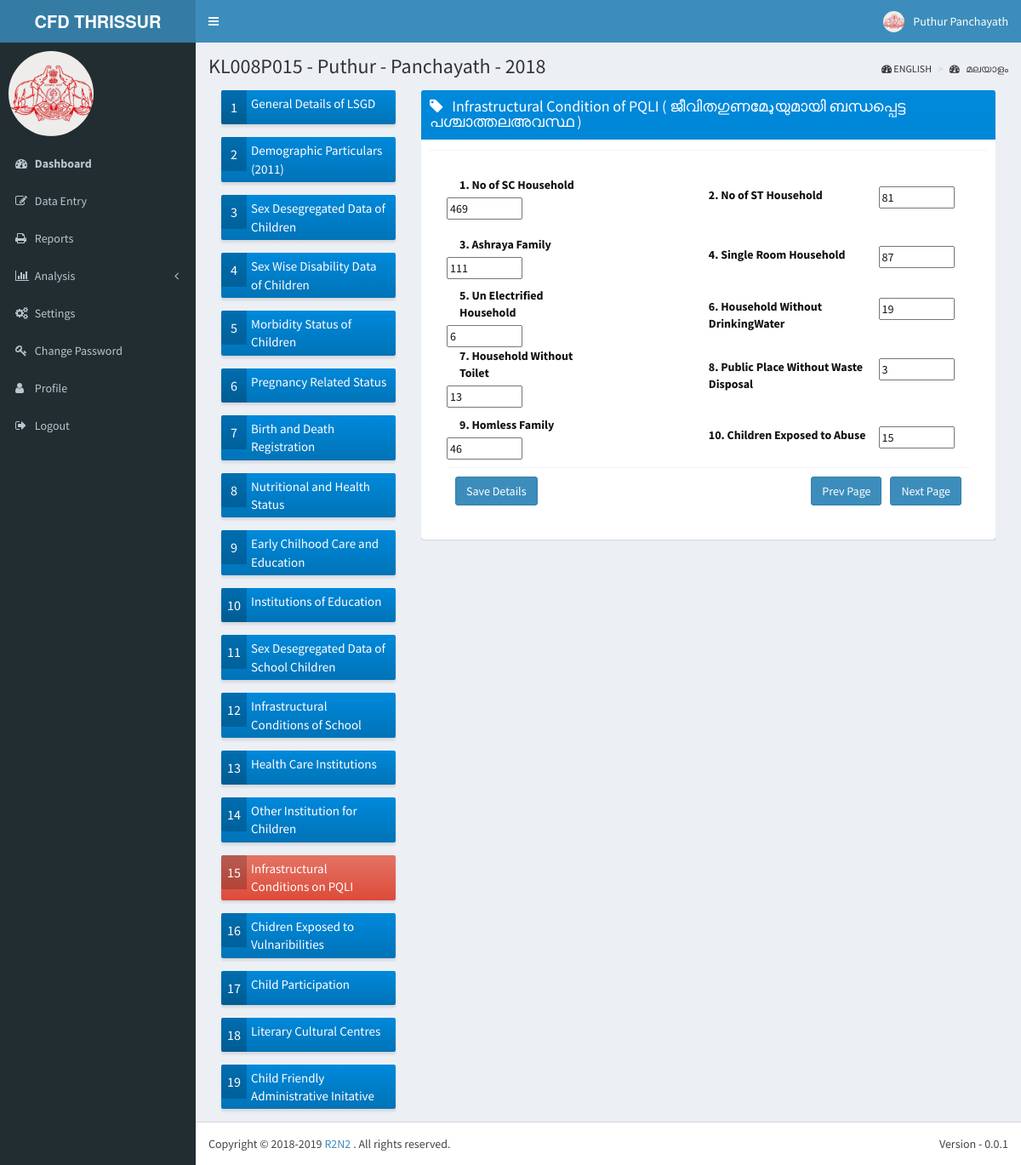
Screenshot of /data/icop/ (signed in) with the database file from the repository.
### lsgd/models.py (models this page shows)
class Lsgd(models.Model):
    lsgd_code = models.CharField(max_length = 15, unique = True, primary_key = True)
    lsgd_name = models.CharField(max_length = 100, unique = True)
    lsgd_type = models.CharField(max_length = 15)
    lsgd_district = models.ForeignKey('District', on_delete = models.SET_NULL, null=True)
    lsgd_taluk = models.ForeignKey('Taluk', on_delete = models.SET_NULL, null = True)
    lsgd_block = models.ForeignKey('Block', on_delete = models.SET_NULL, null = True)
    lsgd_assembly = models.ForeignKey('Assembly', on_delete = models.SET_NULL, null = True)
    lsgd_parliament = models.ForeignKey('Parliament', on_delete = models.SET_NULL, null = True)

### qbnk/models.py (models this page shows)
class QuestionBank(models.Model):
    question_code = models.CharField(max_length = 10, unique = True, primary_key = True)
    question_text = models.CharField(max_length = 500)
    question_text_m = models.CharField(max_length = 500)
    question_type = models.CharField(max_length = 10)
    question_options = models.CharField(max_length = 200, blank=True)

### data/models.py (models this page shows)
class D015(models.Model):
	lsgd_code_and_year = models.CharField(max_length = 20, unique = True, primary_key = True)
	No_of_SC_Household = models.IntegerField(null = True)
	No_of_ST_Household = models.IntegerField(null = True)
	Ashraya_Family = models.IntegerField(null = True)
	Single_Room_Household = models.IntegerField(null = True)
	Un_Electrified_Household = models.IntegerField(null = True)
	Household_Without_DrinkingWater = models.IntegerField(null = True)
	Household_Without_Toilet = models.IntegerField(null = True)
	Public_Place_Without_Waste_Disposal = models.IntegerField(null = True)
	Homless_Family = models.IntegerField(null = True)
	Children_Exposed_to_Abuse = models.IntegerField(null = True)

### data/views.py (the view)
def icop_page(request):
    data_entry_year = 2018
    current_user = request.user
    lsgd_code = current_user.profile.user_lsgd
    district_code = lsgd_code[:5]
    questions_queryset =  QuestionBank.objects.filter(question_code__startswith = "Q015").values().order_by('question_code')
    lsgd_selected = Lsgd.objects.filter(lsgd_code = lsgd_code)
    reqd_data = lsgd_code + str(data_entry_year)
    current_answerset = D015.objects.filter(lsgd_code_and_year = reqd_data )
    if request.method == 'POST':
        data_form015 = F015(request.POST)
        data015 = D015()
        print(request.POST)
        if data_form015.is_valid():
            data015.lsgd_code_and_year = lsgd_code + str(data_entry_year)
            data015.No_of_SC_Household = data_form015.cleaned_data['No_of_SC_Household']
            data015.No_of_ST_Household = data_form015.cleaned_data['No_of_ST_Household']
            data015.Ashraya_Family = data_form015.cleaned_data['Ashraya_Family']
            data015.Single_Room_Household = data_form015.cleaned_data['Single_Room_Household']
            data015.Un_Electrified_Household = data_form015.cleaned_data['Un_Electrified_Household']
            data015.Household_Without_DrinkingWater = data_form015.cleaned_data['Household_Without_DrinkingWater']
            data015.Household_Without_Toilet = data_form015.cleaned_data['Household_Without_Toilet']
            data015.Public_Place_Without_Waste_Disposal = data_form015.cleaned_data['Public_Place_Without_Waste_Disposal']
            data015.Homless_Family = data_form015.cleaned_data['Homless_Family']
            data015.Children_Exposed_to_Abuse = data_form015.cleaned_data['Children_Exposed_to_Abuse']
            data015.save()
        else:
            print('Form not valid')
        if 'next_page' in request.POST:
            print("Next page clicked")
            return redirect('/data/cetv/')
        elif 'prev_page' in request.POST:
            print("Prev page clicked")
            return redirect('/data/oifc/')
        else:
            print("Save details clicked")
    else:
        print("Not a POST request")
    if (current_user.profile.user_lang == 0):
        return render(request, 'data/15icop.html', {'questions': questions_queryset, 'lsgd_selected': lsgd_selected, 'data_entry_year': data_entry_year, \
                            'current_user': current_user, 'answers': current_answerset})
    else:
        return render(request, 'data/15icopm.html', {'questions': questions_queryset, 'lsgd_selected': lsgd_selected, 'data_entry_year': data_entry_year, \
                            'current_user': current_user, 'answers': current_answerset})

### data/templates/data/15icop.html (shortened to what this page needs)
{% extends 'r2n2/base.html' %}
{% block userinfo %}
          <li class="dropdown user user-menu">
            <a href="#" class="dropdown-toggle" data-toggle="dropdown">
              <img src="/static/dist/img/user2-160x160.jpg" class="user-image" alt="User Image">
              <span class="hidden-xs">{{ current_user.first_name}} {{ current_user.last_name}}</span>
            </a>
          </li>
{% endblock %}
{% block content_header %}
	<section class="content-header">
	<h1>
		{{ lsgd_selected.0.lsgd_code }} -
        {{ lsgd_selected.0.lsgd_name }} -
        {{ lsgd_selected.0.lsgd_type }} -
		{{ data_entry_year }}
    </h1>
	<ol class="breadcrumb">
        <li><i class="fa fa-dashboard"></i> ENGLISH</li>
        <li><a href="#"><i class="fa fa-dashboard"></i> മലയാളം </a></li>
     </ol>
    </section>
{% endblock %}
{% block content %}
<section class="content">
<section class="col-lg-3 col-md-3">
<div class="row">
  <div class="col-md-12 col-sm-6 col-xs-12">
    <a href=""> <div class="info-box bg-blue-gradient">
      <span class="info-box-icon">1</span>
      <div class="info-box-content">
        <span class="info-box-number">General Details of LSGD </span>
      </div>
    </div>
  </div></a>
</div>
<div class="row">
  <div class="col-md-12 col-sm-6 col-xs-12">
    <a href="/data/demp"> <div class="info-box bg-blue-gradient">
      <span class="info-box-icon">2</span>
      <div class="info-box-content">
        <span class="info-box-number">Demographic Particulars (2011) </span>
      </div>
    </div>
  </div></a>
</div>
<div class="row">
  <div class="col-md-12 col-sm-6 col-xs-12">
    <a href="/data/sddc/"> <div class="info-box bg-blue-gradient">
      <span class="info-box-icon">3</span>
      <div class="info-box-content">
        <span class="info-box-number">Sex Desegregated Data of Children</span>
      </div>
    </div>
  </div></a>
</div>
<div class="row">
  <div class="col-md-12 col-sm-6 col-xs-12">
    <a href="/data/swdd/"> <div class="info-box bg-blue-gradient">
      <span class="info-box-icon">4</span>
      <div class="info-box-content">
        <span class="info-box-number">Sex Wise Disability Data of Children </span>
      </div>
    </div>
  </div></a>
</div>
<div class="row">
  <div class="col-md-12 col-sm-6 col-xs-12">
    <a href="/data/msc/"> <div class="info-box bg-blue-gradient">
      <span class="info-box-icon">5</span>
      <div class="info-box-content">
        <span class="info-box-number">Morbidity Status of Children </span>
      </div>
    </div>
  </div></a>
</div>
<div class="row">
  <div class="col-md-12 col-sm-6 col-xs-12">
    <a href="/data/prs/"> <div class="info-box bg-blue-gradient">
      <span class="info-box-icon">6</span>
      <div class="info-box-content">
        <span class="info-box-number">Pregnancy Related Status</span>
      </div>
    </div>
  </div></a>
</div>
<div class="row">
  <div class="col-md-12 col-sm-6 col-xs-12">
    <a href="/data/bdr/"> <div class="info-box bg-blue-gradient">
      <span class="info-box-icon">7</span>
      <div class="info-box-content">
        <span class="info-box-number">Birth and Death Registration </span>
      </div>
    </div>
  </div></a>
</div>
<div class="row">
  <div class="col-md-12 col-sm-6 col-xs-12">
    <a href="/data/nhs/"> <div class="info-box bg-blue-gradient">
      <span class="info-box-icon">8</span>
      <div class="info-box-content">
        <span class="info-box-number">Nutritional and Health Status </span>
      </div>
    </div>
  </div></a>
</div>
<div class="row">
  <div class="col-md-12 col-sm-6 col-xs-12">
    <a href="/data/ecce/"> <div class="info-box bg-blue-gradient">
      <span class="info-box-icon">9</span>
      <div class="info-box-content">
        <span class="info-box-number">Early Chilhood Care and Education</span>
      </div>
    </div>
  </div></a>
</div>
<div class="row">
  <div class="col-md-12 col-sm-6 col-xs-12">
    <a href="/data/ioe/"> <div class="info-box bg-blue-gradient">
      <span class="info-box-icon">10</span>
      <div class="info-box-content">
        <span class="info-box-number">Institutions of Education</span>
      </div>
    </div>
  </div></a>
</div>
<div class="row">
  <div class="col-md-12 col-sm-6 col-xs-12">
    <a href="/data/sddosc/"> <div class="info-box bg-blue-gradient">
      <span class="info-box-icon">11</span>
      <div class="info-box-content">
        <span class="info-box-number">Sex Desegregated Data of School Children</span>
      </div>
    </div>
  </div></a>
</div>
<div class="row">
  <div class="col-md-12 col-sm-6 col-xs-12">
    <a href="/data/icos"> <div class="info-box bg-blue-gradient">
      <span class="info-box-icon">12</span>
      <div class="info-box-content">
        <span class="info-box-number">Infrastructural Conditions of School</span>
      </div>
    </div>
  </div></a>
</div>
<div class="row">
  <div class="col-md-12 col-sm-6 col-xs-12">
    <a href="/data/hci/"> <div class="info-box bg-blue-gradient">
      <span class="info-box-icon">13</span>
      <div class="info-box-content">
        <span class="info-box-number">Health Care Institutions</span>
      </div>
    </div>
  </div></a>
</div>
<div class="row">
  <div class="col-md-12 col-sm-6 col-xs-12">
    <a href="/data/oifc/"> <div class="info-box bg-blue-gradient">
      <span class="info-box-icon">14</span>
      <div class="info-box-content">
        <span class="info-box-number">Other  Institution for Children</span>
      </div>
    </div>
  </div></a>
</div>
<div class="row">
  <div class="col-md-12 col-sm-6 col-xs-12">
    <a href="#"> <div class="info-box bg-red-gradient">
      <span class="info-box-icon">15</span>
      <div class="info-box-content">
        <span class="info-box-number">Infrastructural Conditions on PQLI</span>
      </div>
    </div>
  </div></a>
</div>
<div class="row">
  <div class="col-md-12 col-sm-6 col-xs-12">
    <a href="/data/cetv/"> <div class="info-box bg-blue-gradient">
      <span class="info-box-icon">16</span>
      <div class="info-box-content">
        <span class="info-box-number">Chidren Exposed to Vulnaribilities</span>
      </div>
    </div>
  </div></a>
</div>
<div class="row">
  <div class="col-md-12 col-sm-6 col-xs-12">
    <a href="/data/cp/"> <div class="info-box bg-blue-gradient">
      <span class="info-box-icon">17</span>
      <div class="info-box-content">
        <span class="info-box-number">Child Participation</span>
      </div>
    </div>
  </div></a>
</div>
<div class="row">
  <div class="col-md-12 col-sm-6 col-xs-12">
    <a href="/data/lcc/"> <div class="info-box bg-blue-gradient">
      <span class="info-box-icon">18</span>
      <div class="info-box-content">
        <span class="info-box-number">Literary Cultural Centres</span>
      </div>
    </div>
  </div></a>
</div>
<div class="row">
  <div class="col-md-12 col-sm-6 col-xs-12">
    <a href="/data/cfai/"> <div class="info-box bg-blue-gradient">
      <span class="info-box-icon">19</span>
      <div class="info-box-content">
        <span class="info-box-number">Child Friendly Administrative Initative</span>
      </div>
    </div>
  </div></a>
</div>
</section>
<section class="col-lg-9 col-md-9">
          <div class="box box-solid bg-blue-gradient">
            <div class="box-header with-border">
              <h3 class="box-title"><i class="fa fa-tag"></i> &nbsp; Infrastructural Condition of PQLI ( ജീവിതഗുണമേډയുമായി ബന്ധപ്പെട്ട പശ്ചാത്തലഅവസ്ഥ    )</h3>
			</div>
			<div class="box-footer text-black">
			<form class="form-horizontal" method="post">
      <div class="box-footer text-black">
      <div class="box-body">
			<table border=0px width=100%>
          <tr height=70px><td>
              <label for="No_of_SC_Household" class="col-sm-8">1. {{ questions.0.question_text }}</label>
              <input id="No_of_SC_Household" name="No_of_SC_Household" type="text" size="7" value="{{ answers.0.No_of_SC_Household}}"></td>
              <td> <label for="inputEmail3" class="col-sm-8"></label> </td>
              <td><label for="No_of_ST_Household" class="col-sm-8">2. {{ questions.1.question_text }}</label>
              <input id="No_of_ST_Household" name="No_of_ST_Household" type="text" size="7" value="{{ answers.0.No_of_ST_Household}}"></td></td></tr>
              <tr height=70px><td>
              <label for="Ashraya_Family" class="col-sm-8">3. {{ questions.2.question_text }}</label>
              <input id="Ashraya_Family" name="Ashraya_Family" type="text" size="7" value="{{ answers.0.Ashraya_Family}}"></td>
              <td> <label for="inputEmail3" class="col-sm-8"></label> </td>
              <td><label for="Single_Room_Household" class="col-sm-8">4. {{ questions.3.question_text }}</label>
              <input id="Single_Room_Household" name="Single_Room_Household" type="text" size="7" value="{{ answers.0.Single_Room_Household}}"></td></td></tr>
              <tr height=70px><td>
              <label for="Un_Electrified_Household" class="col-sm-8">5. {{ questions.4.question_text }}</label>
              <input id="Un_Electrified_Household" name="Un_Electrified_Household" type="text" size="7" value="{{ answers.0.Un_Electrified_Household}}"></td>
              <td> <label for="inputEmail3" class="col-sm-8"></label> </td>
              <td><label for="Household_Without_DrinkingWater" class="col-sm-8">6. {{ questions.5.question_text }}</label>
              <input id="Household_Without_DrinkingWater" name="Household_Without_DrinkingWater" type="text" size="7" value="{{ answers.0.Household_Without_DrinkingWater}}"></td></td></tr>
              <tr height=70px><td>
              <label for="Household_Without_Toilet" class="col-sm-8">7. {{ questions.6.question_text }}</label>
              <input id="Household_Without_Toilet" name="Household_Without_Toilet" type="text" size="7" value="{{ answers.0.Household_Without_Toilet}}"></td>
              <td> <label for="inputEmail3" class="col-sm-8"></label> </td>
              <td><label for="Public_Place_Without_Waste_Disposal" class="col-sm-8">8. {{ questions.7.question_text }}</label>
              <input id="Public_Place_Without_Waste_Disposal" name="Public_Place_Without_Waste_Disposal" type="text" size="7" value="{{ answers.0.Public_Place_Without_Waste_Disposal}}"></td></td></tr>
              <tr height=70px><td>
              <label for="Homless_Family" class="col-sm-8">9. {{ questions.8.question_text }}</label>
              <input id="Homless_Family" name="Homless_Family" type="text" size="7" value="{{ answers.0.Homless_Family}}"></td>
              <td> <label for="inputEmail3" class="col-sm-8"></label> </td>
              <td><label for="Children_Exposed_to_Abuse" class="col-sm-8">10. {{ questions.9.question_text }}</label>
              <input id="Children_Exposed_to_Abuse" name="Children_Exposed_to_Abuse" type="text" size="7" value="{{ answers.0.Children_Exposed_to_Abuse}}"></td></td></tr>
                </table>
      <div class="box-footer">
        <button type="submit" name="save_details" class="btn btn-primary">Save Details</button>
        <button type="submit" name="next_page" class="btn btn-primary pull-right">Next Page </button>
  <button type="submit" name="prev_page" style='margin-right:10px' class="btn btn-primary pull-right">Prev Page </button>
      </div>
		    </div>
            </form>
          </div>
		  </div>
</section>
</section>
{% endblock %}

### rows the page displays
Lsgd: lsgd_code "KL008P015", lsgd_name "Puthur", lsgd_type "Panchayath"
QuestionBank: question_text "No of SC Household"
D015: No_of_SC_Household "469", No_of_ST_Household "81", Ashraya_Family "111", Single_Room_Household "87", Un_Electrified_Household "6", Household_Without_DrinkingWater "19", Household_Without_Toilet "13", Public_Place_Without_Waste_Disposal "3", Homless_Family "46", Children_Exposed_to_Abuse "15"
QuestionBank: question_text "No of ST Household"
QuestionBank: question_text "Ashraya Family"
QuestionBank: question_text "Single Room Household"
QuestionBank: question_text "Un Electrified Household"
QuestionBank: question_text "Household Without DrinkingWater"
QuestionBank: question_text "Household Without Toilet"
QuestionBank: question_text "Public Place Without Waste Disposal"
QuestionBank: question_text "Homless Family"
QuestionBank: question_text "Children Exposed to Abuse"

### other values shown
{{ current_user.first_name }} "Puthur"
{{ current_user.last_name }} "Panchayath"
{{ data_entry_year }} "2018"
